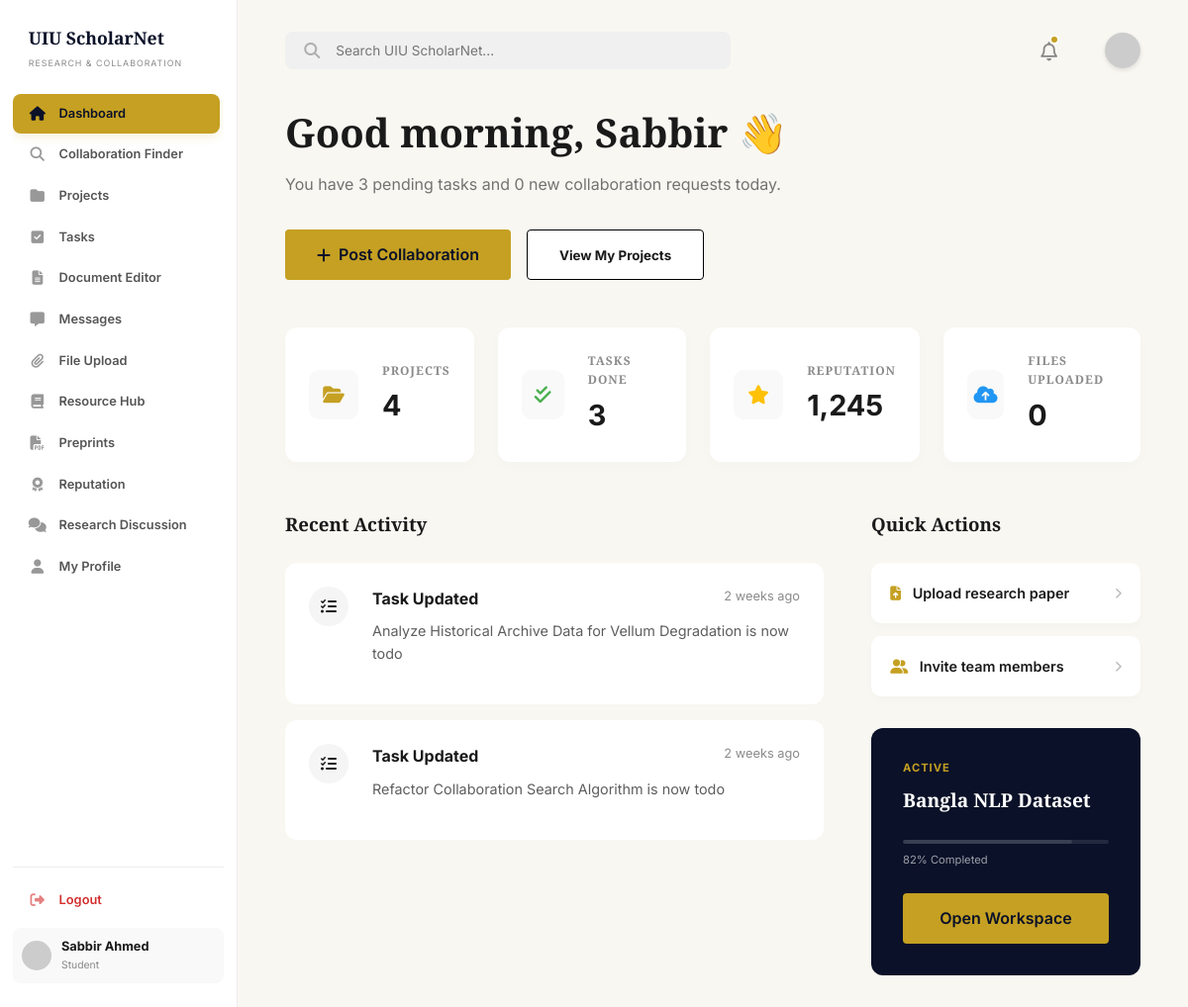
Page /dashboard/index.php (signed in) on the committed database.
### tables this page shows
CREATE TABLE IF NOT EXISTS users (
    id INT AUTO_INCREMENT PRIMARY KEY,
    full_name VARCHAR(100) NOT NULL,
    email VARCHAR(100) UNIQUE NOT NULL,
    password VARCHAR(255) NOT NULL,
    role ENUM('student', 'faculty') DEFAULT 'student',
    department VARCHAR(100),
    interests TEXT,
    skills TEXT,
    points INT DEFAULT 0,
    created_at TIMESTAMP DEFAULT CURRENT_TIMESTAMP
);

CREATE TABLE IF NOT EXISTS projects (
    id INT AUTO_INCREMENT PRIMARY KEY,
    title VARCHAR(255) NOT NULL,
    description TEXT,
    department VARCHAR(100),
    visibility ENUM('public', 'institution', 'private') DEFAULT 'public',
    status ENUM('planning', 'active', 'review', 'completed') DEFAULT 'active',
    progress INT DEFAULT 0,
    creator_id INT,
    created_at TIMESTAMP DEFAULT CURRENT_TIMESTAMP,
    FOREIGN KEY (creator_id) REFERENCES users(id) ON DELETE SET NULL
);

### includes/auth_check.php (called while the page is built, shortened)
<?php
require_once('db_connect.php');
$user_id = (int)$_SESSION['user_id'];
$stmt = $conn->prepare("SELECT * FROM users WHERE id = ?");
$stmt->bind_param("i", $user_id);
$stmt->execute();
$user_result = $stmt->get_result();
$user_data = $user_result->fetch_assoc();
?>

### includes/db_connect.php (called while the page is built, shortened)
<?php
$host = getenv('DB_HOST') ?: "127.0.0.1";
$user = getenv('DB_USER') ?: "root";
$pass = getenv('DB_PASS');
if ($pass === false) {
    $pass = "";
}
$dbname = getenv('DB_NAME') ?: "uiu_scholarnet";
$conn = mysqli_connect($host, $user, $pass, $dbname);
mysqli_set_charset($conn, "utf8mb4");
function db_query($sql, $params = [], $types = "") {
    global $conn;
    $stmt = $conn->prepare($sql);
    if ($params) {
        if (empty($types)) {
            $types = "";
            foreach ($params as $param) {
                if (is_int($param)) {
                    $types .= "i";
                } elseif (is_double($param)) {
                    $types .= "d";
                } else {
                    $types .= "s";
                }
            }
        }
        $stmt->bind_param($types, ...$params);
    }
    if (!$stmt->execute()) {
        die("Query execution failed: " . $stmt->error);
    }
    return $stmt->get_result();
}
?>

### dashboard/index.php (the view, shortened to what this page needs)
<?php
require_once('../includes/auth_check.php');
require_once('../includes/layout.php');
$projects_total = (int)(db_query("SELECT COUNT(DISTINCT p.id) as total FROM projects p LEFT JOIN project_members pm ON p.id = pm.project_id AND pm.user_id = ? WHERE p.creator_id = ? OR pm.user_id = ?", [$user_id, $user_id, $user_id])->fetch_assoc()['total'] ?? 0);
$tasks = (int)(db_query("SELECT COUNT(*) as total FROM tasks WHERE assigned_to = ? AND status = 'done'", [$user_id])->fetch_assoc()['total'] ?? 0);
$files = (int)(db_query("SELECT COUNT(*) as total FROM resources WHERE user_id = ?", [$user_id])->fetch_assoc()['total'] ?? 0);
$pending_tasks = (int)(db_query("SELECT COUNT(*) as total FROM tasks WHERE assigned_to = ? AND status != 'done'", [$user_id])->fetch_assoc()['total'] ?? 0);
$collab_requests = (int)(db_query("SELECT COUNT(*) as total FROM collaboration_applications ca JOIN collaboration_posts cp ON ca.post_id = cp.id WHERE cp.user_id = ? AND ca.status = 'pending'", [$user_id])->fetch_assoc()['total'] ?? 0);
$spotlightProject = db_query("SELECT p.* FROM projects p LEFT JOIN project_members pm ON p.id = pm.project_id AND pm.user_id = ? WHERE (p.creator_id = ? OR pm.user_id = ?) AND p.status != 'completed' ORDER BY p.progress DESC LIMIT 1", [$user_id, $user_id, $user_id])->fetch_assoc();
$recent_tasks = db_query("SELECT title, created_at, status FROM tasks WHERE assigned_to = ? ORDER BY created_at DESC LIMIT 2", [$user_id]);
$activities = [];
while ($row = $recent_tasks->fetch_assoc()) {
    $activities[] = [
        'type' => 'task',
        'title' => 'Task Updated',
        'desc' => htmlspecialchars($row['title']) . ' is now ' . htmlspecialchars($row['status']),
        'time' => $row['created_at']
    ];
}
usort($activities, function($a, $b) {
    return strtotime($b['time']) - strtotime($a['time']);
});
function time_elapsed_string($datetime, $full = false) {
    $now = new DateTime;
    $ago = new DateTime($datetime);
    $diff = $now->diff($ago);
    $diff->w = floor($diff->d / 7);
    $diff->d -= $diff->w * 7;
    $string = array(
        'y' => 'year',
        'm' => 'month',
        'w' => 'week',
        'd' => 'day',
        'h' => 'hour',
        'i' => 'minute',
        's' => 'second',
    );
    foreach ($string as $k => &$v) {
        if ($diff->$k) {
            $v = $diff->$k . ' ' . $v . ($diff->$k > 1 ? 's' : '');
        } else {
            unset($string[$k]);
        }
    }
    if (!$full) $string = array_slice($string, 0, 1);
    return $string ? implode(', ', $string) . ' ago' : 'just now';
}
?>
    <?php include('../includes/sidebar.php'); ?>
    <main class="main-content">
        <?php include('../includes/header.php'); ?>
        <section class="greeting">
            <?php
            $hour = date('H');
            if ($hour < 12) {
                $greeting = "Good morning";
            } elseif ($hour < 18) {
                $greeting = "Good afternoon";
            } else {
                $greeting = "Good evening";
            }
            ?>
            <h1><?php echo $greeting; ?>, <?php echo htmlspecialchars(explode(' ', $user_data['full_name'])[0]); ?> 👋</h1>
            <p>You have <?php echo $pending_tasks; ?> pending tasks and <?php echo $collab_requests; ?> new collaboration requests today.</p>
            <div class="dash-actions">
                <a href="collaboration.php" class="btn btn-primary btn-collab"><i class="fa-solid fa-plus"></i> Post Collaboration</a>
                <button class="btn btn-outline btn-view-projects" onclick="openProjectsModal()">View My Projects</button>
            </div>
        </section>
        <section class="dash-stats">
            <div class="stat-card">
                <div class="stat-icon"><i class="fa-solid fa-folder-open" style="color: var(--secondary-color);"></i></div>
                <div class="stat-info">
                    <h4>PROJECTS</h4>
                    <div class="value"><?php echo $projects_total; ?></div>
                </div>
            </div>
            <div class="stat-card">
                <div class="stat-icon"><i class="fa-solid fa-check-double stat-icon-green"></i></div>
                <div class="stat-info">
                    <h4>TASKS DONE</h4>
                    <div class="value"><?php echo $tasks; ?></div>
                </div>
            </div>
            <div class="stat-card">
                <div class="stat-icon"><i class="fa-solid fa-star stat-icon-yellow"></i></div>
                <div class="stat-info">
                    <h4>REPUTATION</h4>
                    <div class="value"><?php echo number_format($user_data['points']); ?></div>
                </div>
            </div>
            <div class="stat-card">
                <div class="stat-icon"><i class="fa-solid fa-cloud-arrow-up stat-icon-blue"></i></div>
                <div class="stat-info">
                    <h4>FILES UPLOADED</h4>
                    <div class="value"><?php echo $files; ?></div>
                </div>
            </div>
        </section>
        <div class="dash-grid">
            <section class="activity-feed">
                <h3>Recent Activity</h3>
                <?php if (empty($activities)): ?>
                    <p class="text-muted" style="color: var(--text-light); margin-top: 1rem;">No recent activity to show.</p>
                <?php else: ?>
                    <?php foreach (array_slice($activities, 0, 4) as $activity): ?>
                        <div class="activity-card">
                            <div class="activity-icon">
                                <?php if ($activity['type'] === 'collab'): ?>
                                    <i class="fa-solid fa-user-plus"></i>
                                <?php else: ?>
                                    <i class="fa-solid fa-tasks"></i>
                                <?php endif; ?>
                            </div>
                            <div class="activity-body">
                                <div class="activity-header">
                                    <h4><?php echo $activity['title']; ?></h4>
                                    <span class="time"><?php echo time_elapsed_string($activity['time']); ?></span>
                                </div>
                                <div class="activity-content">
                                    <?php echo $activity['desc']; ?>
                                </div>
                            </div>
                        </div>
                    <?php endforeach; ?>
                <?php endif; ?>
            </section>
            <aside class="dash-sidebar">
                <section class="quick-actions">
                    <h3>Quick Actions</h3>
                    <a href="file_upload.php" class="action-item">
                        <span><i class="fa-solid fa-file-arrow-up action-icon"></i> Upload research paper</span>
                        <i class="fa-solid fa-chevron-right chevron-icon"></i>
                    </a>
                    <a href="collaboration.php" class="action-item">
                        <span><i class="fa-solid fa-user-group action-icon"></i> Invite team members</span>
                        <i class="fa-solid fa-chevron-right chevron-icon"></i>
                    </a>
                </section>
                <?php if ($spotlightProject): ?>
                <div class="spotlight-card">
                        <div class="status"><?php echo strtoupper(htmlspecialchars($spotlightProject['status'])); ?></div>
                        <h4><?php echo htmlspecialchars($spotlightProject['title']); ?></h4>
                        <div class="progress-bar spotlight-progress-bar">
                            <div class="progress-fill spotlight-progress" style="width: <?php echo (int)$spotlightProject['progress']; ?>%;"></div>
                        </div>
                        <div class="spotlight-progress-text">
                            <span><?php echo (int)$spotlightProject['progress']; ?>% Completed</span>
                        </div>
                        <a href="tasks.php?project_id=<?php echo $spotlightProject['id']; ?>" class="btn btn-primary spotlight-btn" style="text-decoration:none; display:inline-block; text-align:center;">Open Workspace</a>
                </div>
                <?php endif; ?>
            </aside>
        </div>
    </main>

### includes/sidebar.php (shortened to what this page needs)
<aside class="sidebar">
    <div class="logo">UIU ScholarNet</div>
    <div class="sidebar-subtitle">RESEARCH & COLLABORATION</div>
    <nav class="sidebar-menu">
        <a href="index.php" class="menu-item <?php echo (basename($_SERVER['PHP_SELF']) == 'index.php') ? 'active' : ''; ?>">
            <i class="fa-solid fa-house"></i> Dashboard
        </a>
        <a href="collaboration.php" class="menu-item <?php echo (basename($_SERVER['PHP_SELF']) == 'collaboration.php') ? 'active' : ''; ?>">
            <i class="fa-solid fa-magnifying-glass"></i> Collaboration Finder
        </a>
        <a href="projects.php" class="menu-item <?php echo (basename($_SERVER['PHP_SELF']) == 'projects.php' || basename($_SERVER['PHP_SELF']) == 'edit_project.php') ? 'active' : ''; ?>">
            <i class="fa-solid fa-folder"></i> Projects
        </a>
        <a href="tasks.php" class="menu-item <?php echo (basename($_SERVER['PHP_SELF']) == 'tasks.php') ? 'active' : ''; ?>">
            <i class="fa-solid fa-square-check"></i> Tasks
        </a>
        <a href="document_editor.php" class="menu-item <?php echo (basename($_SERVER['PHP_SELF']) == 'document_editor.php') ? 'active' : ''; ?>">
            <i class="fa-solid fa-file-lines"></i> Document Editor
        </a>
        <a href="messages.php" class="menu-item <?php echo (basename($_SERVER['PHP_SELF']) == 'messages.php' && (!isset($_GET['channel']) || $_GET['channel'] !== 'discussion')) ? 'active' : ''; ?>">
            <i class="fa-solid fa-message"></i> Messages
        </a>
        <a href="file_upload.php" class="menu-item <?php echo (basename($_SERVER['PHP_SELF']) == 'file_upload.php') ? 'active' : ''; ?>">
            <i class="fa-solid fa-paperclip"></i> File Upload
        </a>
        <a href="resources.php" class="menu-item <?php echo (basename($_SERVER['PHP_SELF']) == 'resources.php') ? 'active' : ''; ?>">
            <i class="fa-solid fa-book"></i> Resource Hub
        </a>
        <a href="preprints.php" class="menu-item <?php echo (basename($_SERVER['PHP_SELF']) == 'preprints.php' || basename($_SERVER['PHP_SELF']) == 'preprint_details.php') ? 'active' : ''; ?>">
            <i class="fa-solid fa-file-pdf"></i> Preprints
        </a>
        <a href="reputation.php" class="menu-item <?php echo (basename($_SERVER['PHP_SELF']) == 'reputation.php') ? 'active' : ''; ?>">
            <i class="fa-solid fa-award"></i> Reputation
        </a>
        <a href="research_discussion.php" class="menu-item <?php echo (basename($_SERVER['PHP_SELF']) == 'research_discussion.php' || basename($_SERVER['PHP_SELF']) == 'discussion_thread.php') ? 'active' : ''; ?>">
            <i class="fa-solid fa-comments"></i> Research Discussion
        </a>
        <a href="profile.php" class="menu-item <?php echo (basename($_SERVER['PHP_SELF']) == 'profile.php') ? 'active' : ''; ?>">
            <i class="fa-solid fa-user"></i> My Profile
        </a>
    </nav>
    <div class="sidebar-footer">
        <a href="../auth/logout.php" class="menu-item logout-link"><i class="fa-solid fa-right-from-bracket"></i> Logout</a>
        <div class="user-profile-small">
            <img src="https://ui-avatars.com/api/?name=<?php echo urlencode($user_data['full_name']); ?>&background=0a1128&color=fff" alt="User">
            <div>
                <div class="user-name"><?php echo $user_data['full_name']; ?></div>
                <div class="user-role"><?php echo ucfirst($user_data['role']); ?></div>
            </div>
        </div>
    </div>
</aside>

### rows in the picture
users: full_name "Sabbir Ahmed", role "Student", full_name "Sabbir", points "1,245"
projects: status "ACTIVE", title "Bangla NLP Dataset", progress "82"

### other values in the picture
$greeting "Good morning"
$pending_tasks "3"
$collab_requests "0"
$projects_total "4"
$tasks "3"
$files "0"
$activity['title'] "Task Updated"
time_elapsed_string($activity['time']) "2 weeks ago"
$activity['desc'] "Analyze Historical Archive Data for Vellum Degradation is now todo"
$activity['desc'] "Refactor Collaboration Search Algorithm is now todo"
